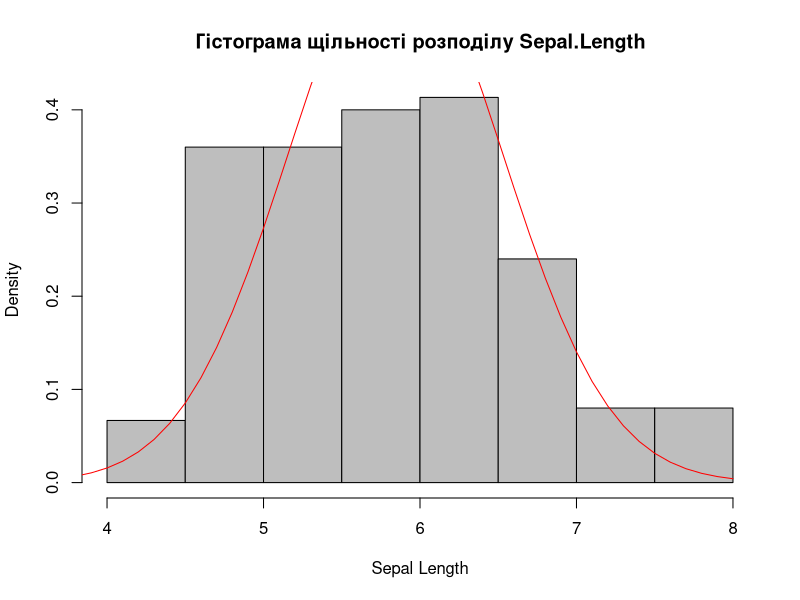
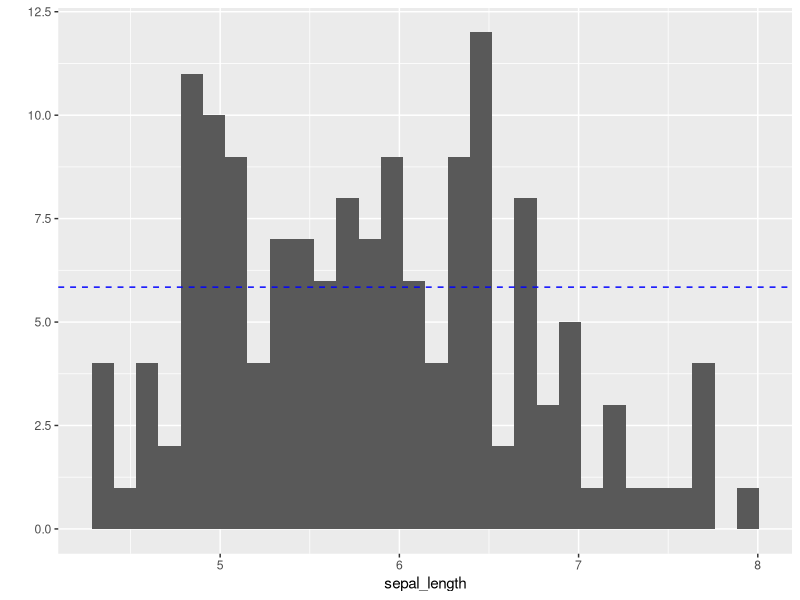
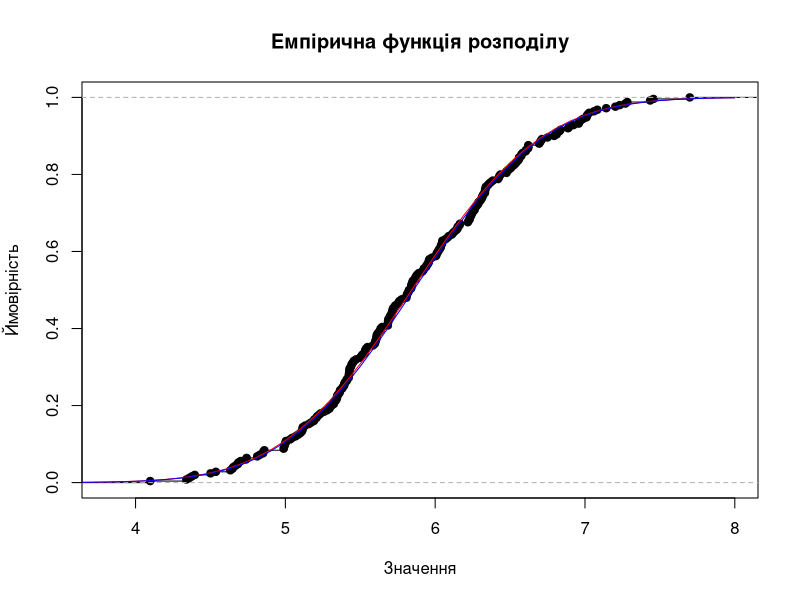
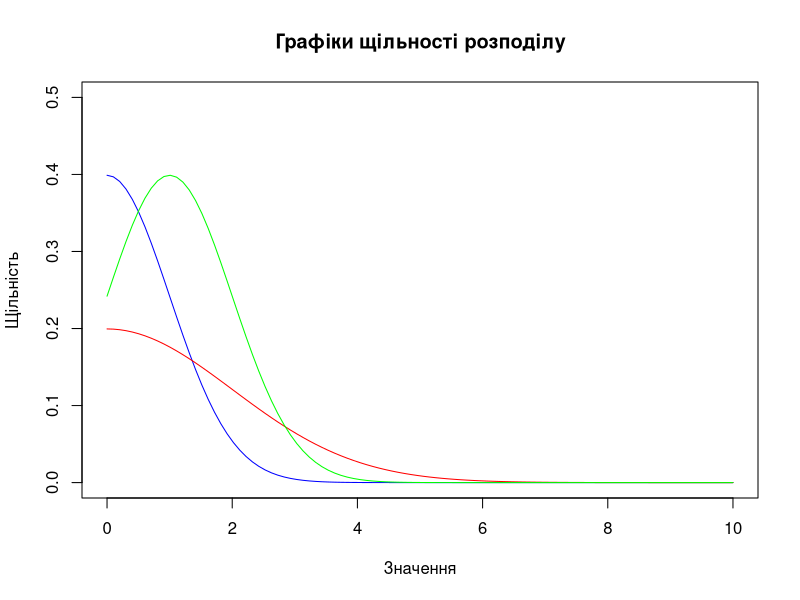

The R source for these figures, in order:
install.packages(c("psych", "dplyr", "ggplot2"))
library("psych")
library("ggplot2")
library("dplyr")

#--------------------------1--------------------------------------
d<-iris
describe(d)

#summary(d)
#head(d)

#ggplot(iris, aes(x=Petal.Length, y=Petal.Width, color=Species)) +
#  geom_point() +
#  labs(title="Розподіл довжини та ширини пелюсток для кожного виду Iris")


#--------------------------2--------------------------------------
sepal_length <- iris$Sepal.Length

# Обчислення основних вибіркових характеристик
mean_value <- mean(sepal_length)
variance_value <- var(sepal_length) 
mode_value <- as.numeric(names(sort(table(sepal_length), decreasing=TRUE)[1]))
median_value <- median(sepal_length)
sd_value <- sd(sepal_length)

# Print results
cat("Середнє:", mean_value, "\n")
cat("Дисперсія:", variance_value, "\n")
cat("Мода:", mode_value, "\n")
cat("Медіана:", median_value, "\n")
cat("Стандартне відхилення:", sd_value, "\n")


#--------------------------3--------------------------------------

# Гістограма щільності розподілу
x <- seq(3,8,by=0.1)

hist(sepal_length, probability=TRUE, main="Гістограма щільності розподілу Sepal.Length", 
     xlab="Sepal Length", col="grey", border="black")
lines(x, dnorm(x, mean_value, variance_value), type='l', col='red')

# Гістограма частот
p <- qplot(sepal_length)
p + geom_hline(yintercept = mean_value, linetype = "dashed", color = "blue")


#--------------------------4--------------------------------------
# Створення вектора
vector_result <- ifelse(sepal_length > mean_value, 1,
                        ifelse(sepal_length < mean_value, -1, 0))

# Виведення вектора
print(vector_result)


#--------------------------5--------------------------------------
# Генерація вибірки з нормального розподілу
d3 <- rnorm(250, mean(sepal_length), var(sepal_length))

# Побудова графіка емпіричної функції розподілу
plot(ecdf(d3), main="Емпірична функція розподілу", 
     xlab="Значення", ylab="Ймовірність", col="black")

# Графік функції розподілу
x<-seq(3,8,by=0.1)
lines(x, pnorm(x,mean(sepal_length),var(sepal_length)), type='l', col='red')


#--------------------------6--------------------------------------
d3_mean <- mean(d3)
d3_sd <- sd(d3)

lines(x, pnorm(x, d3_mean, d3_sd), type='l', col='blue')


#--------------------------7--------------------------------------
# Графік щільності розподілу
x <- seq(0, 10, length=100)

# Щільність для N(0, 1) нормамального розподілу
plot(x, dnorm(x, mean=0, sd=1), type="l", col="blue", ylim=c(0, 0.5), 
     ylab="Щільність", xlab="Значення", main="Графіки щільності розподілу")

# Щільність для N(0, 2)
lines(x, dnorm(x, mean=0, sd=2), col="red")

# Щільність для N(1, 1)
lines(x, dnorm(x, mean=1, sd=1), col="green")


#--------------------------8--------------------------------------
set.seed(123)
Nrow <- 1:20
Name <- paste("Employee", Nrow)
BirthYear <- sample(1970:1990, 20, replace=TRUE)
EmployYear <- sapply(BirthYear, function(x) sample((x+18):2019, 1))
Salary <- (log(2020 - EmployYear) + 1) * 10000

# Створення data frame
employees <- data.frame(Nrow, Name, BirthYear, EmployYear, Salary)

# Підрахунок кількості співробітників з зарплатою понад 20000
num_high_salary <- sum(employees$Salary > 20000)

# Додавання поля для податку на прибуток
employees$Tax <- (2020 - employees$EmployYear) * 0.13 * employees$Salary

# Виведення результатів
print(employees)
cat("Кількість співробітників із зарплатою понад 20000:", num_high_salary, "\n")
